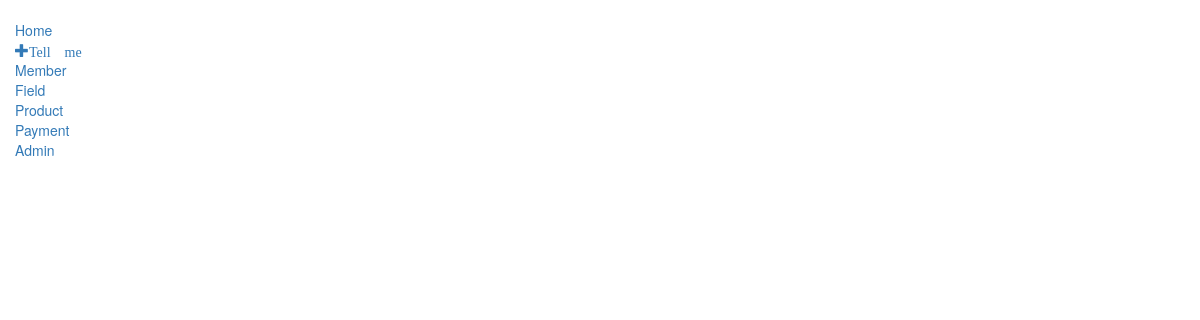
The page /store/payment_detail/3 on the database as committed earlier.
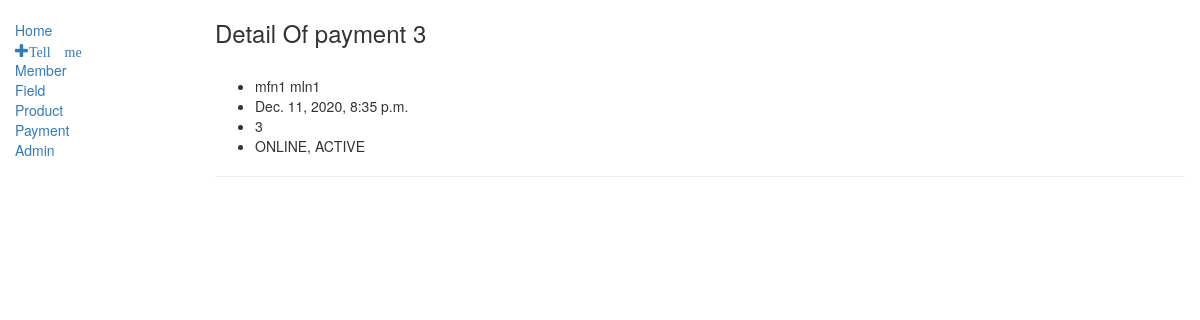
The same page on the database as committed later.
### store/models.py (models this page shows, shortened)
class Payment(models.Model):
    payer = models.ForeignKey(Member, on_delete=models.CASCADE, null=True, blank=True)
    amount = models.CharField(max_length=8, null=True, blank=True)
    product = models.ForeignKey(Product, on_delete=models.CASCADE, null=True, blank=True)
    number = models.PositiveIntegerField(default=0, null=True, blank=True)
    date = models.DateTimeField(null=True, blank=True)
    method = models.ForeignKey(PaymentMethod, on_delete=models.CASCADE, null=True, blank=True)

class PaymentMethod(models.Model):
    METHOD = (
        ('ONLINE', 'Online'),
        ('OFFLINE', 'Offline'),
    )
    method = models.CharField(choices=METHOD, default='ONLINE', max_length=7, null=True, blank=True)
    STATUS = (
        ('ACTIVE', 'Active'),
        ('INACTIVE', 'Inactive'),
    )
    status = models.CharField(choices=STATUS, default='ACTIVE', max_length=8, null=True, blank=True)
    description = models.TextField(help_text="Reason of Activate or Inactivate of method", null=True, blank=True)
    def __str__(self):
        str1 = self.method + ", "
        str2 = self.status
        str3 = str1 + str2
        return str3

### club/models.py (models this page shows, shortened)
class Member(models.Model):
    first_name = models.CharField(max_length=100, unique=True, null=True, blank=True)
    last_name = models.CharField(max_length=100, null=True, blank=True)
    age = models.CharField(max_length=10, null=True, blank=True)
    mobile = models.CharField(max_length=11, null=True, blank=True)
    address = models.TextField(null=True, blank=True)
    birth_date = models.DateField(null=True, blank=True)
    join_date = models.DateTimeField(default=timezone.now(), null=True, blank=True)
    ROLE = (
        ('A', 'Administrator'),
        ('C', 'Client'),
    )
    role = models.CharField(default='C', choices=ROLE, max_length=1, null=True, blank=True)
    LEVEL = (
        ('b', 'Beginner'),
        ('m', 'Middle'),
        ('p', 'professional'),
    )
    level = models.CharField(default='b', choices=LEVEL, max_length=1, null=True, blank=True)
    class Meta:
        ordering = ["join_date"]
    """After add member show name of the member instance show ( Member Object 1) """

### store/views.py (the view)
# urls.py: path('payment_detail/<int:id>', views.payment_detail_def, name="payment_detail_url"),
def payment_detail_def(request, id):
    model = models.Payment.objects.filter(pk=id)
    context = {'object_list': model}
    return render(request, 'store/payment/payment_detail.html', context)

### store/templates/store/payment/payment_detail.html (shortened to what this page needs)
{% extends 'base.html' %}
{% block content %}
{% for payment in object_list %}
<h3>Detail Of payment {{payment.id}}</h3>
<br>
<ul>
    <li>{{payment.payer.first_name}} {{payment.payer.last_name}} </li>
    <li>{{payment.date}}</li>
    <li>{{payment.amount}}</li>
    <li>{{payment.method}}</li>
</ul>
<hr>
{% endfor %}
{% endblock %}

### templates/base.html (shortened to what this page needs)
<!doctype html>
<html lang="en">
<head>
    <link rel="stylesheet" href="https://maxcdn.bootstrapcdn.com/bootstrap/3.3.7/css/bootstrap.min.css">
    {% load static %}
    <link rel="stylesheet" href="{% static 'club/css/style.css' %}">
</head>
<body>
<div class="container-fluid">
    <div class="row">
        <div class="col-sm-2">
            {% block sidebar %}
            <ul class="sidebar-nav">
                <li><a href="{% url 'club:index' %}">Home</a></li>
                <li><a href="{% url 'contact' %}"><span class="glyphicon glyphicon-plus">Tell me</span></a></li>
                <li><a href="{% url 'club:member_list_url' %}">Member</a></li>
                <li><a href="{% url 'club:field_list_url' %}">Field</a></li>
                <li><a href="{% url 'store:product_list_url' %}">Product</a></li>
                <li><a href="{% url 'store:payment_list_url' %}">Payment</a></li>
                <li><a href="admin/">Admin</a></li>
            </ul>
            {% endblock %}
        </div>
        <div class="col-sm-10">
            {% block content %} {% endblock %}
        </div>
    </div>
</div>
</body>
</html>

### club/static/club/css/style.css (style rules this page uses)
.sidebar-nav { margin-top: 20px; padding: 0; list-style: none; }

Rows that differ between the two databases and show on the page:
added Payment: id "3", payer.first_name "mfn1", payer.last_name "mln1", date "Dec. 11, 2020, 8:35 p.m.", amount "3", method "ONLINE, ACTIVE"
